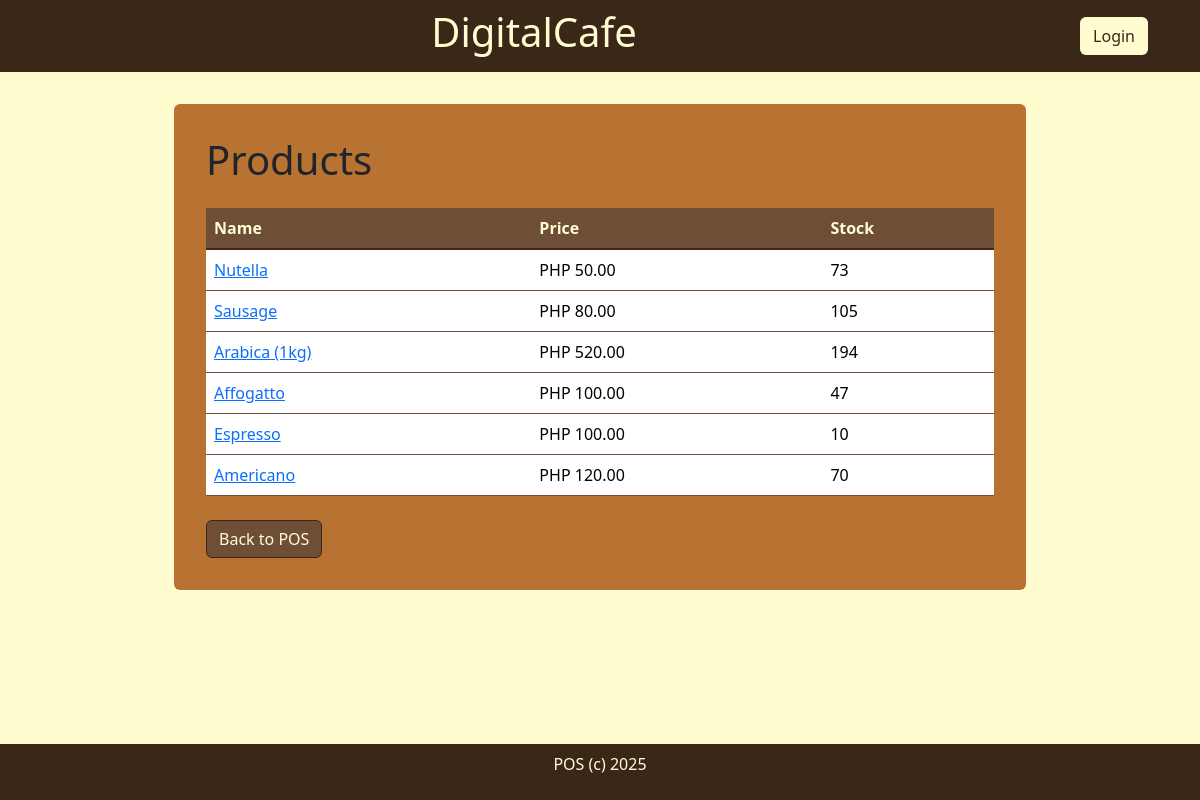
/index, run on the app's committed database.
### digitalcafe/models.py (models this page shows, shortened)
class item(models.Model):
    app_label = 'digitalcafe'
    item_name = models.CharField(max_length=100)
    item_price = models.DecimalField(max_digits=6, decimal_places=2)
    stock_quantity = models.IntegerField()
    objects = models.Manager()

### digitalcafe/views.py (the view)
# urls.py: path("index", views.index, name="index"),
def index(request):
    template = loader.get_template("digitalcafe/index.html")
    products = item.objects.all()
    context = {
        "product_data": products
    }
    return HttpResponse(template.render(context, request))

### digitalcafe/templates/digitalcafe/index.html
{% extends 'digitalcafe/base.html' %}
{% load static %}
{% block content %}
<div class="content">
    <div class="content-head m-4">
        <h1>Products</h1>
    </div>
    <div class="data-content m-4">
        {% if product_data %}
            <table class="table table-hover">
                <thead class="bg-coffee-medium text-coffee-cream">
                    <tr>
                        <th>Name</th>
                        <th>Price</th>
                        <th>Stock</th>
                    </tr>
                </thead>
                <tbody>
                    {% for product_record in product_data %}
                        <tr>
                            <td><a href="{% url 'product_detail' product_record.pk %}">{{ product_record.item_name }}</a></td>
                            <td>PHP {{ product_record.item_price }}</td>
                            <td>{{ product_record.stock_quantity }}</td>
                        </tr>
                    {% endfor %}
                </tbody>
            </table>
        {% else %}
            <p>No products available.</p>
        {% endif %}
    </div>
    <div class="content-footer m-4">
        <a href="{% url 'openpos' %}" class="btn btn-primary">Back to POS</a>
    </div>
</div>
{% endblock content %}

### digitalcafe/templates/digitalcafe/base.html (style rules this page uses)
:root { --coffee-dark: #3A2718; --coffee-medium: #6F4E37; --coffee-light: #B87333; --coffee-cream: #FFFDD0; }
.bg-coffee-medium { background-color: var(--coffee-medium) !important; }
.bg-coffee-cream { background-color: var(--coffee-cream) !important; }
.text-coffee-cream { color: var(--coffee-cream) !important; }
.btn-primary { background-color: var(--coffee-medium) !important; border-color: var(--coffee-dark) !important; color: var(--coffee-cream) !important; }
.table { border-color: var(--coffee-medium) !important; color: var(--coffee-dark) !important; }
.table thead th { background-color: var(--coffee-medium) !important; color: var(--coffee-cream) !important; border-bottom: 2px solid var(--coffee-dark) !important; }

### data on the page
item: item_name "Nutella", item_price "50.00", stock_quantity "73"
item: item_name "Sausage", item_price "80.00", stock_quantity "105"
item: item_name "Arabica (1kg)", item_price "520.00", stock_quantity "194"
item: item_name "Affogatto", item_price "100.00", stock_quantity "47"
item: item_name "Espresso", item_price "100.00", stock_quantity "10"
item: item_name "Americano", item_price "120.00", stock_quantity "70"
